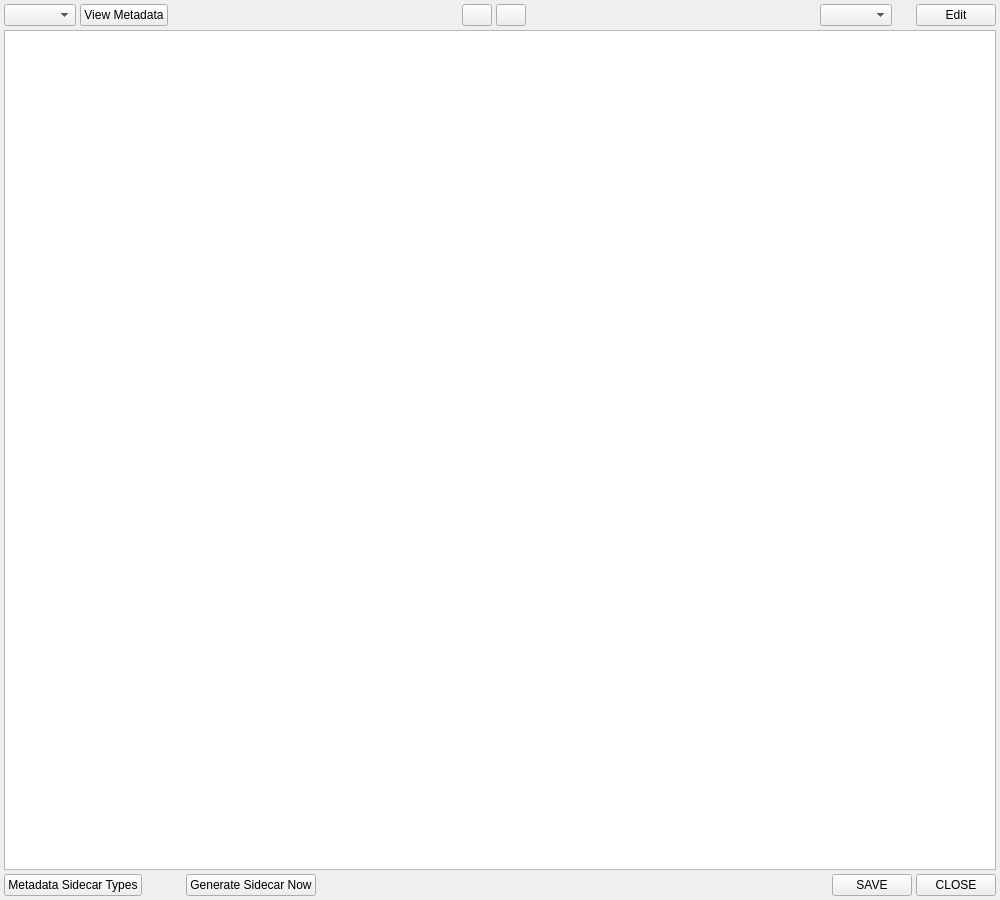
<?xml version="1.0" encoding="UTF-8"?>
<ui version="4.0">
 <class>w_metadataEditor</class>
 <widget class="QWidget" name="w_metadataEditor">
  <property name="geometry">
   <rect>
    <x>0</x>
    <y>0</y>
    <width>1000</width>
    <height>900</height>
   </rect>
  </property>
  <property name="sizePolicy">
   <sizepolicy hsizetype="Expanding" vsizetype="Preferred">
    <horstretch>0</horstretch>
    <verstretch>0</verstretch>
   </sizepolicy>
  </property>
  <property name="windowTitle">
   <string>Metadata Editor</string>
  </property>
  <layout class="QHBoxLayout" name="horizontalLayout">
   <property name="spacing">
    <number>4</number>
   </property>
   <property name="leftMargin">
    <number>4</number>
   </property>
   <property name="topMargin">
    <number>4</number>
   </property>
   <property name="rightMargin">
    <number>4</number>
   </property>
   <property name="bottomMargin">
    <number>4</number>
   </property>
   <item>
    <layout class="QVBoxLayout" name="lo_main">
     <item>
      <layout class="QHBoxLayout" name="lo_top">
       <item>
        <widget class="QComboBox" name="cb_fileList"/>
       </item>
       <item>
        <widget class="QPushButton" name="b_showMetadataPopup">
         <property name="text">
          <string>View Metadata</string>
         </property>
        </widget>
       </item>
       <item>
        <spacer name="horizontalSpacer_3">
         <property name="orientation">
          <enum>Qt::Horizontal</enum>
         </property>
         <property name="sizeHint" stdset="0">
          <size>
           <width>40</width>
           <height>20</height>
          </size>
         </property>
        </spacer>
       </item>
       <item>
        <widget class="QPushButton" name="b_filters">
         <property name="sizePolicy">
          <sizepolicy hsizetype="Fixed" vsizetype="Fixed">
           <horstretch>0</horstretch>
           <verstretch>0</verstretch>
          </sizepolicy>
         </property>
         <property name="minimumSize">
          <size>
           <width>30</width>
           <height>0</height>
          </size>
         </property>
         <property name="maximumSize">
          <size>
           <width>30</width>
           <height>16777215</height>
          </size>
         </property>
         <property name="text">
          <string/>
         </property>
         <property name="checkable">
          <bool>true</bool>
         </property>
        </widget>
       </item>
       <item>
        <widget class="QPushButton" name="b_reset">
         <property name="sizePolicy">
          <sizepolicy hsizetype="Fixed" vsizetype="Fixed">
           <horstretch>0</horstretch>
           <verstretch>0</verstretch>
          </sizepolicy>
         </property>
         <property name="minimumSize">
          <size>
           <width>30</width>
           <height>0</height>
          </size>
         </property>
         <property name="maximumSize">
          <size>
           <width>30</width>
           <height>16777215</height>
          </size>
         </property>
         <property name="text">
          <string/>
         </property>
        </widget>
       </item>
       <item>
        <spacer name="horizontalSpacer_2">
         <property name="orientation">
          <enum>Qt::Horizontal</enum>
         </property>
         <property name="sizeHint" stdset="0">
          <size>
           <width>40</width>
           <height>20</height>
          </size>
         </property>
        </spacer>
       </item>
       <item>
        <widget class="QComboBox" name="cb_presets"/>
       </item>
       <item>
        <spacer name="horizontalSpacer_4">
         <property name="orientation">
          <enum>Qt::Horizontal</enum>
         </property>
         <property name="sizeType">
          <enum>QSizePolicy::Fixed</enum>
         </property>
         <property name="sizeHint" stdset="0">
          <size>
           <width>20</width>
           <height>20</height>
          </size>
         </property>
        </spacer>
       </item>
       <item>
        <widget class="QPushButton" name="b_presets">
         <property name="text">
          <string>Edit</string>
         </property>
        </widget>
       </item>
      </layout>
     </item>
     <item>
      <widget class="QTableView" name="tw_metaEditor"/>
     </item>
     <item>
      <layout class="QHBoxLayout" name="lo_bottom">
       <item>
        <widget class="QPushButton" name="b_sidecarMenu">
         <property name="text">
          <string>Metadata Sidecar Types</string>
         </property>
        </widget>
       </item>
       <item>
        <spacer name="horizontalSpacer_5">
         <property name="orientation">
          <enum>Qt::Horizontal</enum>
         </property>
         <property name="sizeType">
          <enum>QSizePolicy::Fixed</enum>
         </property>
         <property name="sizeHint" stdset="0">
          <size>
           <width>40</width>
           <height>20</height>
          </size>
         </property>
        </spacer>
       </item>
       <item>
        <widget class="QPushButton" name="b_sidecar_save">
         <property name="text">
          <string>Generate Sidecar Now</string>
         </property>
        </widget>
       </item>
       <item>
        <spacer name="horizontalSpacer">
         <property name="orientation">
          <enum>Qt::Horizontal</enum>
         </property>
         <property name="sizeHint" stdset="0">
          <size>
           <width>40</width>
           <height>20</height>
          </size>
         </property>
        </spacer>
       </item>
       <item>
        <widget class="QPushButton" name="b_save">
         <property name="text">
          <string>SAVE</string>
         </property>
        </widget>
       </item>
       <item>
        <widget class="QPushButton" name="b_close">
         <property name="text">
          <string>CLOSE</string>
         </property>
        </widget>
       </item>
      </layout>
     </item>
    </layout>
   </item>
  </layout>
 </widget>
 <resources/>
 <connections/>
</ui>
